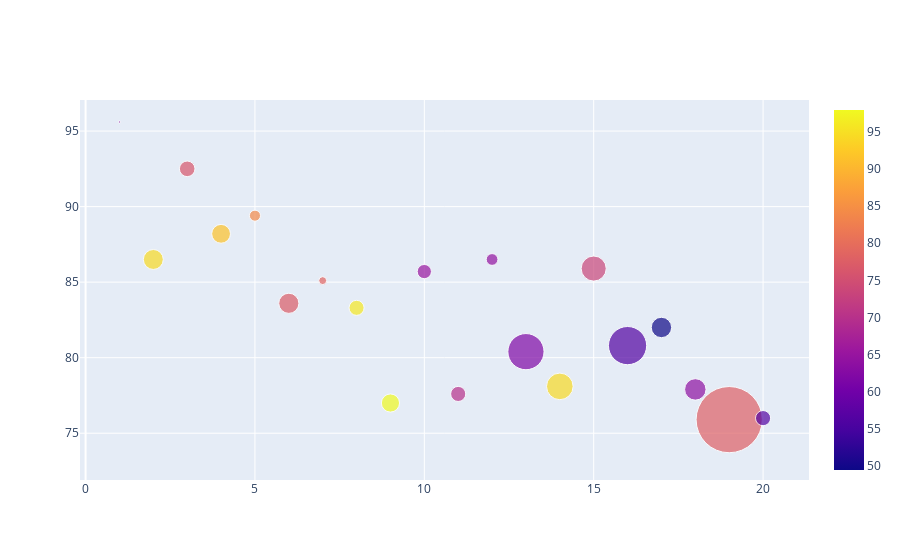

This figure's notebook cell:
### Markdown cell above
# Bubble plot

### Code cell
df2016 = df[df.year==2016].iloc[:20,:]
num_students_size = [float(item.replace(',','.')) 
                     for item in df2016.num_students]
international_color = [float(item) for item in df2016.international]

data = [
    {
        'y': df2016.teaching,
        'x': df2016.world_rank,
        'mode': 'markers',
        'marker': {
            'color': international_color,
            'size': num_students_size,
            'showscale': True
        },
        'text': df2016.university_name
    }
]
iplot(data)

### Figure 1 — Plotly figure (JSON) as saved in the notebook; plotly's stock layout.template omitted (floating-point values rounded to 4 significant figures)
{"data": [{"marker": {"color": [64, 94.4, 76.3, 91.5, 84, 77.2, 78.5, 96, 97.9, 65, 70, 64.3, 61.9, 94.4, 73.5, 56.4, 49.5, 63.9, 77.8, 56.5], "showscale": true, "size": [2.243, 19.92, 15.6, 18.81, 11.07, 20.15, 7.929, 15.06, 18.18, 14.22, 15.13, 11.75, 36.19, 26.61, 25.05, 38.21, 20.38, 21.42, 66.2, 15.17]}, "mode": "markers", "text": ["California Institute of Technology", "University of Oxford", "Stanford University", "University of Cambridge", "Massachusetts Institute of Technology", "Harvard University", "Princeton University", "Imperial College London", "ETH Zurich – Swiss Federal Institute of Technology Zurich", "University of Chicago", "Johns Hopkins University", "Yale University", "University of California, Berkeley", "University College London", "Columbia University", "University of California, Los Angeles", "University of Pennsylvania", "Cornell University", "University of Toronto", "Duke University"], "type": "scatter", "x": ["1", "2", "3", "4", "5", "6", "7", "8", "9", "10", "11", "12", "13", "14", "15", "16", "17", "18", "19", "20"], "y": [95.6, 86.5, 92.5, 88.2, 89.4, 83.6, 85.1, 83.3, 77, 85.7, 77.6, 86.5, 80.4, 78.1, 85.9, 80.8, 82, 77.9, 75.9, 76]}], "layout": {}}
